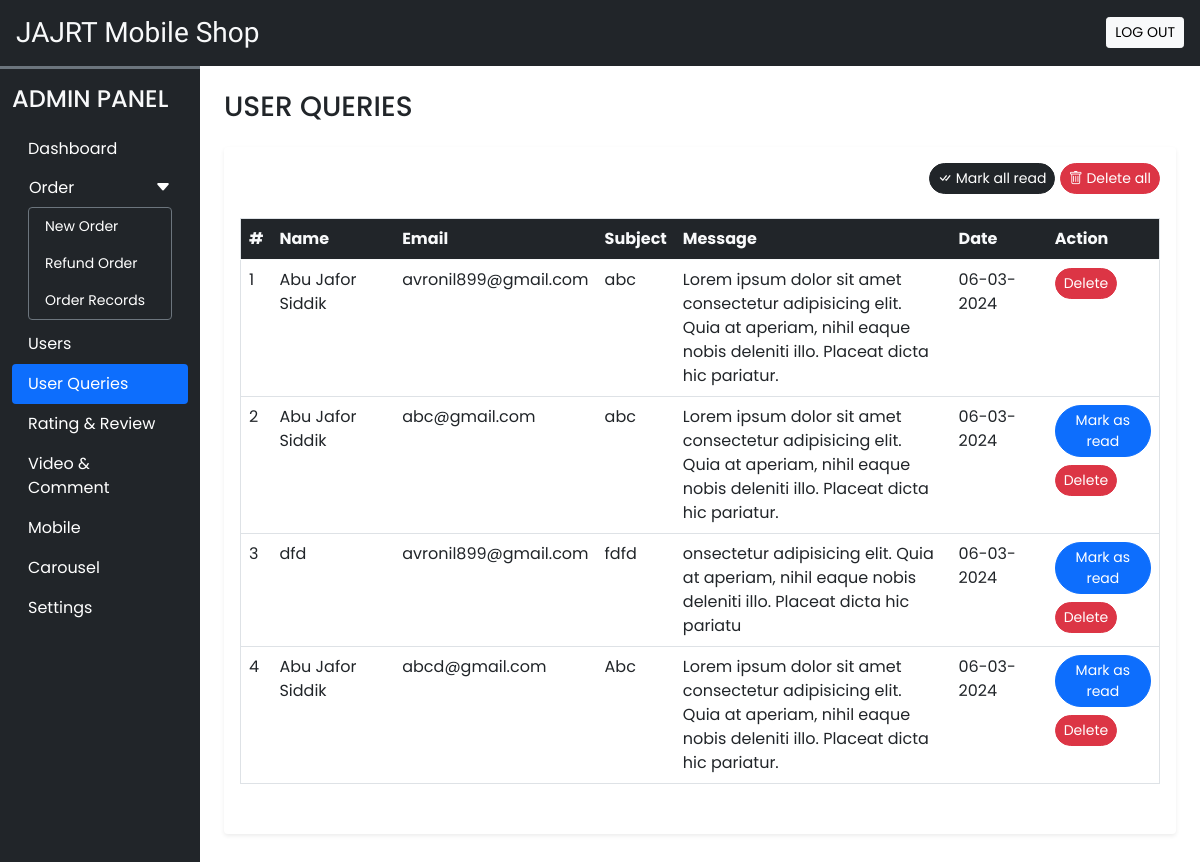
Page /admin/user_queries.php (signed in) on the committed database.
### tables this page shows
CREATE TABLE `user_queries` (
  `sr_no` int(11) NOT NULL,
  `name` varchar(50) NOT NULL,
  `email` varchar(150) NOT NULL,
  `subject` varchar(200) NOT NULL,
  `message` varchar(500) NOT NULL,
  `datentime` datetime NOT NULL DEFAULT current_timestamp(),
  `seen` tinyint(4) NOT NULL DEFAULT 0
);

### admin/user_queries.php (the view, shortened to what this page needs)
<!DOCTYPE html>
<html lang="en">
<head>
    <?php require("inc/links.php"); ?>
</head>
<body>
    <?php require("inc/header.php"); ?>
    <div class="container-fluid" id="main-content">
        <div class="row">
            <div class="col-lg-10 ms-auto p-4 overflow-hidden">
                <h3 class="mb-4">USER QUERIES</h3>
                <div class="card border-0 shadow-sm mb-4">
                    <div class="card-body">
                        <div class="text-end mb-4">
                            <a href="?seen=all" class="btn btn-dark rounded-pill shadow-none btn-sm">
                                <i class="bi bi-check-all"></i> Mark all read
                            </a>
                            <a href="?del=all" class="btn btn-danger rounded-pill shadow-none btn-sm">
                                <i class="bi bi-trash"></i> Delete all
                            </a>
                        </div>
                        <div class="table-responsive-md" style="height: 600px; overflow-y: scroll;">
                            <table class="table table-hover border">
                                <thead class="sticky-top">
                                    <tr class="bg-dark text-light">
                                        <th scope="col">#</th>
                                        <th scope="col">Name</th>
                                        <th scope="col">Email</th>
                                        <th scope="col">Subject</th>
                                        <th scope="col" width="30%">Message</th>
                                        <th scope="col">Date</th>
                                        <th scope="col">Action</th>
                                    </tr>
                                </thead>
                                <tbody>
                                <?php
                                    $sql = "SELECT * FROM `user_queries` ORDER BY `sr_no` DESC";
                                    $res = $con->query($sql);
                                    $i=1;
                                    while($row = $res->fetch_assoc()){
                                        $date = date("d-m-Y", strtotime($row["datentime"]));
                                        $seen="";
                                        if($row["seen"] != 1){
                                            $seen = "<a href='?seen=$row[sr_no]' class='btn btn-sm rounded-pill btn-primary mb-2'>Mark as read</a><br>";
                                        }
                                        $seen .= "<a href='?del=$row[sr_no]' class='btn btn-sm rounded-pill btn-danger'>Delete</a>";
                                        echo<<<data
                                            <tr>
                                                <td>$i</td>
                                                <td>$row[name]</td>
                                                <td>$row[email]</td>
                                                <td>$row[subject]</td>
                                                <td>$row[message]</td>
                                                <td>$date</td>
                                                <td>$seen</td>
                                            </tr>
                                        data;
                                        $i++;
                                    }
                                ?>
                                </tbody>
                            </table>
                        </div>
                    </div>
                </div>
            </div>
        </div>
    </div>
</body>
</html>

### admin/css/common.css (style rules this page uses)
* { font-family: 'Poppins', sans-serif; }

### rows in the picture
user_queries: name "Abu Jafor Siddik", email "avronil899@gmail.com", subject "abc", message "Lorem ipsum dolor sit amet consectetur adipisicing elit. Quia at aperiam, nihil eaque nobis deleniti illo. Placeat dicta hic pariatur.", datentime "06-03-2024"
user_queries: name "Abu Jafor Siddik", email "abc@gmail.com", subject "abc", message "Lorem ipsum dolor sit amet consectetur adipisicing elit. Quia at aperiam, nihil eaque nobis deleniti illo. Placeat dicta hic pariatur.", datentime "06-03-2024"
user_queries: name "dfd", email "avronil899@gmail.com", subject "fdfd", message "onsectetur adipisicing elit. Quia at aperiam, nihil eaque nobis deleniti illo. Placeat dicta hic pariatu", datentime "06-03-2024"
user_queries: name "Abu Jafor Siddik", email "abcd@gmail.com", subject "Abc", message "Lorem ipsum dolor sit amet consectetur adipisicing elit. Quia at aperiam, nihil eaque nobis deleniti illo. Placeat dicta hic pariatur.", datentime "06-03-2024"
